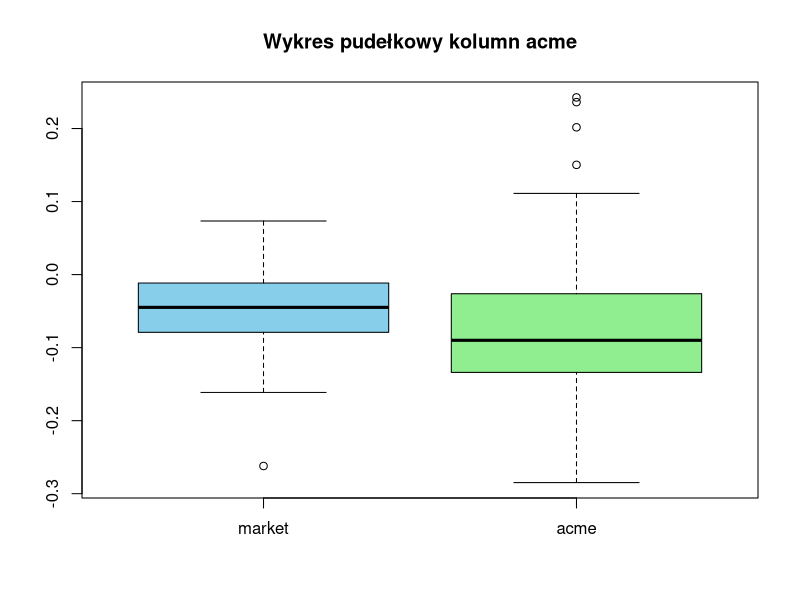
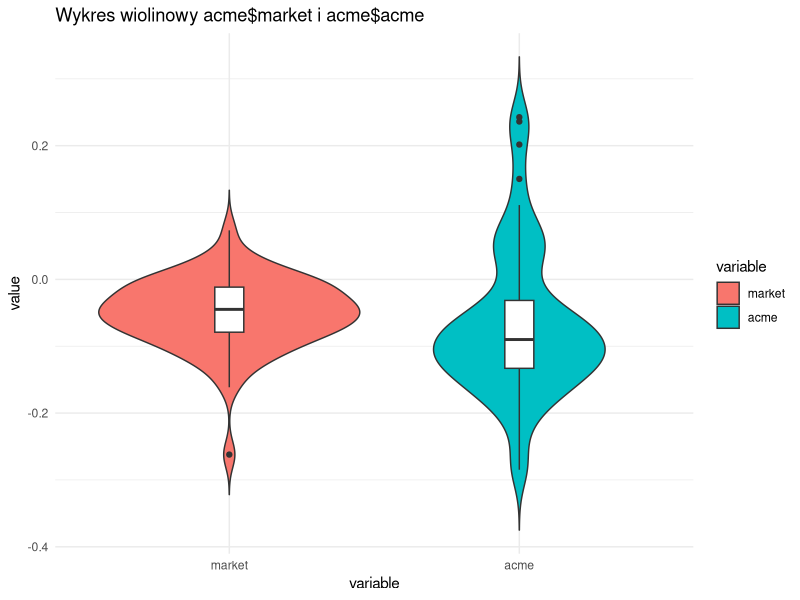
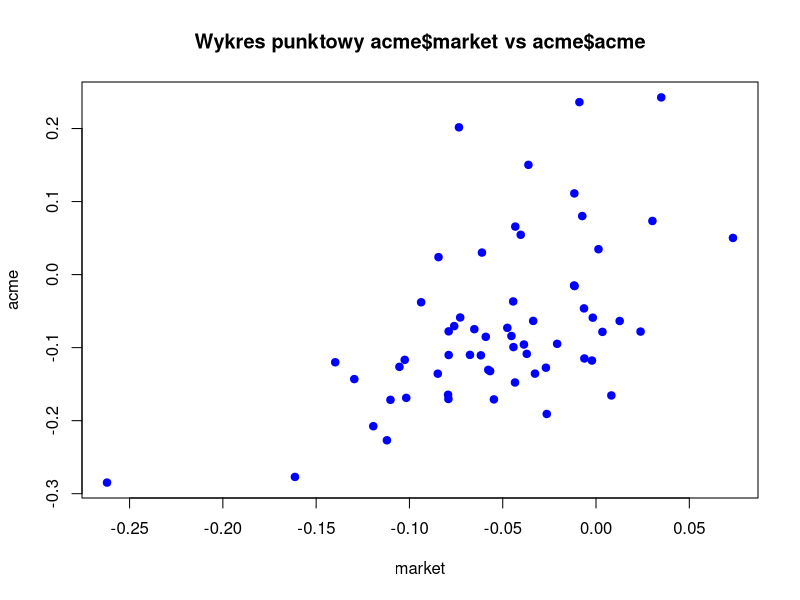
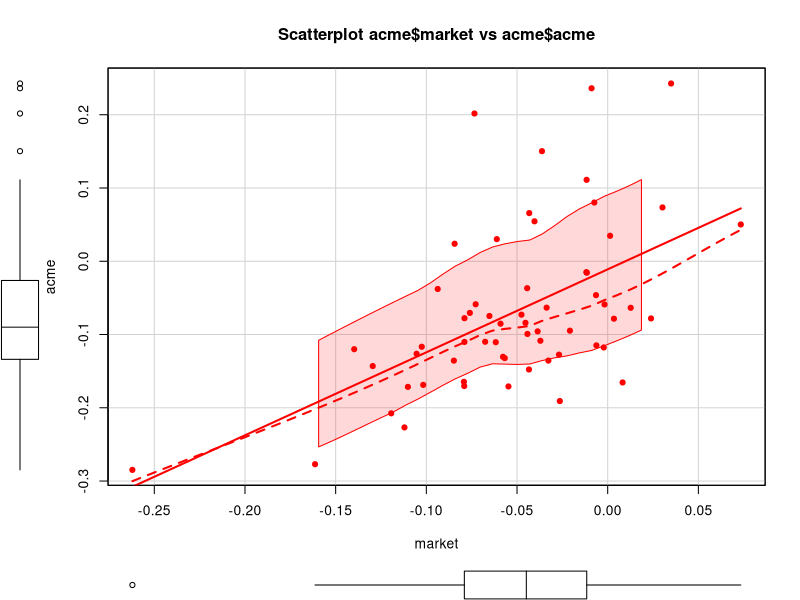
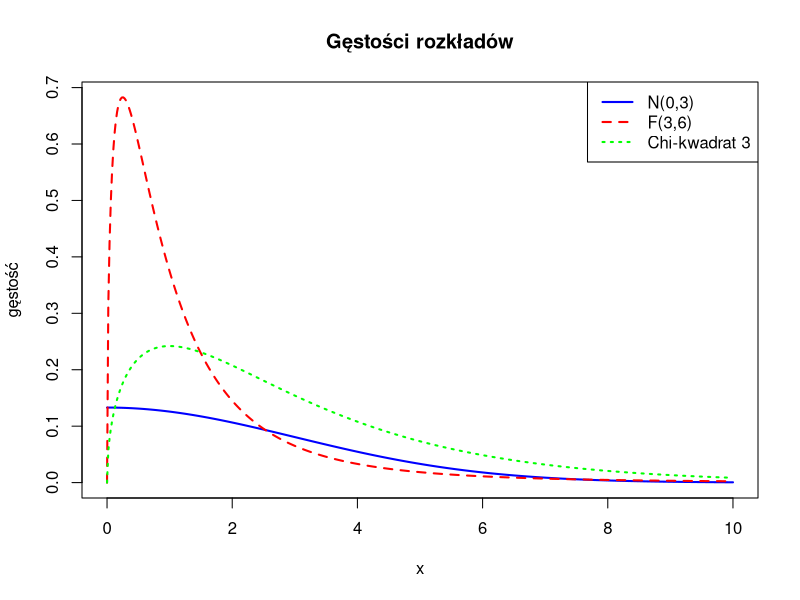

The R script that drew these images, in order:
# ===============================
# Interpretacja graficzna danych
# ===============================

library(boot)
library(car)   # do scatterplot
library(ggplot2)

data(acme, package="boot")

# ===============================
# Zadanie 1: Wykres pudełkowy
# ===============================
boxplot(acme$market, acme$acme,
        names=c("market","acme"),
        main="Wykres pudełkowy kolumn acme",
        col=c("skyblue","lightgreen"))

# ===============================
# Zadanie 2: Wykres wiolinowy
# ===============================
# Przy użyciu ggplot2, trzeba utworzyć dane w formacie długim
library(reshape2)
acme_long <- melt(acme[,c("market","acme")])
ggplot(acme_long, aes(x=variable, y=value, fill=variable)) +
  geom_violin(trim=FALSE) +
  geom_boxplot(width=0.1, fill="white") +
  labs(title="Wykres wiolinowy acme$market i acme$acme") +
  theme_minimal()

# ===============================
# Zadanie 3: Wykres mozaikowy / punktowy
# ===============================
# Przy plot()
plot(acme$market, acme$acme,
     main="Wykres punktowy acme$market vs acme$acme",
     xlab="market", ylab="acme",
     pch=19, col="blue")

# Przy scatterplot z pakietu car
scatterplot(acme$acme ~ acme$market,
            main="Scatterplot acme$market vs acme$acme",
            xlab="market", ylab="acme",
            pch=19, col="red")

# ===============================
# Zadanie 4: Wykresy gęstości rozkładów
# ===============================
x_vals <- seq(0,10,length.out=500)

# Rozkład normalny N(0,3)
dens_norm <- dnorm(x_vals, mean=0, sd=3)
# Rozkład F(3,6)
dens_F <- df(x_vals, df1=3, df2=6)
# Rozkład chi-kwadrat n=3
dens_chi <- dchisq(x_vals, df=3)

# Wykres wspólny
plot(x_vals, dens_norm, type="l", col="blue", lwd=2,
     ylim=c(0,max(c(dens_norm,dens_F,dens_chi))),
     main="Gęstości rozkładów", ylab="gęstość", xlab="x")
lines(x_vals, dens_F, col="red", lwd=2, lty=2)
lines(x_vals, dens_chi, col="green", lwd=2, lty=3)
legend("topright", legend=c("N(0,3)","F(3,6)","Chi-kwadrat 3"),
       col=c("blue","red","green"), lty=c(1,2,3), lwd=2)
